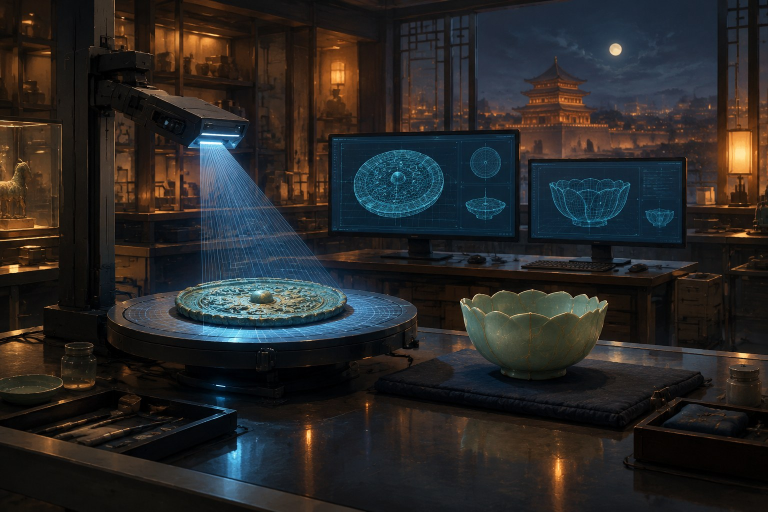
#> input picture assets/images/lab.jpg, 1536 x 1024 px (shown at 1/2 size)
$ python build_prologue_assets.py
#> lines starting #> are read from the running program, lines starting #| are printed output that depends on the picture; after the words box and inside, x2 and y2 are one past the last pixel; in counts of white or black regions, pixels touching at a corner belong together
"""Reuse the restoration game's four fragment shapes in the opening laboratory.

The original lab painting contains an intact bowl. Remove those four pieces from
the painting, reconstruct the space behind them, and expose a thin ceramic edge.
The original painting and the restored epilogue remain available unchanged.
"""
from pathlib import Path

import cv2
import numpy as np
from PIL import Image, ImageDraw, ImageFilter

ROOT = Path(__file__).resolve().parents[1]
ART = ROOT / "assets/images"
original = Image.open(ART / "lab.jpg").convert("RGB")
#> original is the input picture: PIL image 1536x1024 RGB; mean R, G, B 41.1, 39.6, 38.9
width, height = original.size
#> width = 1536; height = 1024
scale = width / 1536
#> scale = 1

# Coordinates are authored against the original 1536 x 1024 painting.
def poly_mask(points):
    image = Image.new("L", original.size)
#> image: PIL image 1536x1024 L; every value is 0
    ImageDraw.Draw(image).polygon([(x * scale, y * scale) for x, y in points], fill=255)
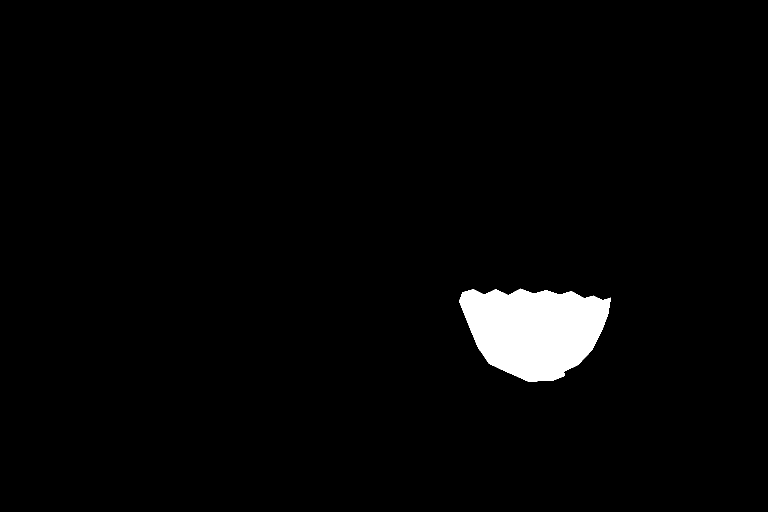
#> image: PIL image 1536x1024 L (shown at 1/2 size); 2.6% white; 1 white region, box (x1, y1, x2, y2) and area: (918, 577, 1222, 764) 40633
    return image


silhouette = poly_mask([
    (918, 602), (925, 584), (946, 578), (968, 589), (991, 578),
    (1016, 590), (1041, 577), (1067, 587), (1092, 580), (1119, 589),
    (1142, 582), (1168, 596), (1186, 591), (1205, 600), (1221, 595),
    (1215, 630), (1202, 663), (1184, 699), (1156, 729), (1127, 743),
    (1129, 751), (1107, 760), (1057, 763), (1035, 753), (1012, 743),
    (978, 727), (956, 695), (938, 652),
])
plate_mask = silhouette.filter(ImageFilter.MaxFilter(15))
#> plate_mask: PIL image 1536x1024 L; 3.1% white; 1 white region, box (x1, y1, x2, y2) and area: (911, 570, 1229, 771) 48279
source = np.asarray(original)
plate = cv2.inpaint(source, np.asarray(plate_mask), 15, cv2.INPAINT_TELEA)
holes = Image.new("L", original.size)
draw = ImageDraw.Draw(holes)
cuts = [
    [(914, 574), (991, 569), (995, 608), (982, 626), (991, 649), (966, 655), (939, 644), (927, 651), (909, 623)],
    [(1154, 576), (1234, 584), (1231, 644), (1203, 656), (1181, 646), (1168, 625), (1173, 606)],
    [(981, 665), (1007, 659), (1020, 671), (1031, 684), (1025, 704), (1031, 721), (1015, 733), (996, 717), (988, 695)],
    [(1043, 619), (1070, 610), (1099, 618), (1115, 637), (1106, 660), (1112, 678), (1090, 699), (1066, 693), (1045, 674), (1051, 650)],
]
for points in cuts:
    draw.polygon([(x * scale, y * scale) for x, y in points], fill=255)
hole = (np.asarray(holes) > 0) & (np.asarray(silhouette) > 0)
#> hole: shape (1024, 1536) bool; 0.9% white; 4 white regions, box (x1, y1, x2, y2) and area: (1043, 610, 1116, 700) 4780, (918, 578, 996, 656) 4415, (981, 659, 1032, 734) 2467, (1166, 591, 1222, 657) 2446
damaged = source.copy()
damaged[hole] = plate[hole]
#> damaged: shape (1024, 1536, 3); 0.9% of pixels changed, all inside (x1, y1, x2, y2) = (918, 578, 1222, 734)
edge = (
    np.asarray(Image.fromarray(hole.astype("uint8") * 255).filter(ImageFilter.MaxFilter(3))) > 0
) & ~hole & (np.asarray(silhouette) > 0)
#> edge: shape (1024, 1536) bool; 0.06% white in thin lines or dots, all inside (x1, y1, x2, y2) = (936, 579, 1206, 735)
damaged[edge] = (source[edge] * 0.25 + np.array([190, 166, 123]) * 0.75).astype("uint8")
#> damaged: shape (1024, 1536, 3); mean R, G, B 40.7, 39.2, 38.5

# A transparent dossier model uses exactly the same four holes as the finale.
model = np.asarray(Image.open(ART / "bowl_broken.png").convert("RGBA")).copy()
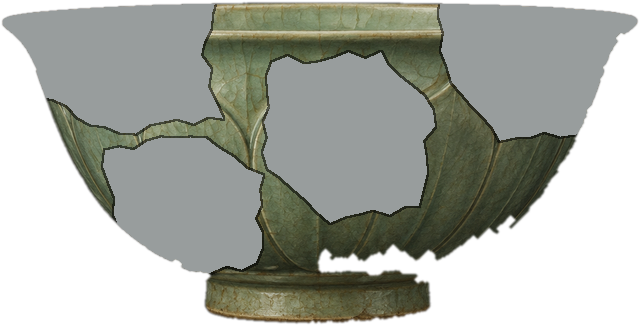
#> input picture assets/images/bowl_broken.png, 640 x 326 px
#> model is the input picture: shape (326, 640, 4); mean R, G, B, A 33, 38.6, 30.1, 114.8
model[model[..., 3] == 110, 3] = 0
Image.fromarray(model).save(ART / "bowl_damaged.png")

# The right-hand monitor must show the same incomplete model, not an intact bowl.
monitor = Image.fromarray(damaged).convert("RGBA")
screen_box = tuple(round(value * scale) for value in (1085, 348, 1301, 469))
#> screen_box = (1085, 348, 1301, 469)
screen_rgb = np.asarray(monitor.crop(screen_box).convert("RGB"))
channels = screen_rgb.astype(float)
old_wire = ((channels[..., 1] > channels[..., 0] * 1.3)
            & (channels[..., 2] > channels[..., 0] * 1.4)
            & (channels[..., 1] > 45)).astype("uint8") * 255
#> old_wire: shape (121, 216); 41.9% white; 114 white regions (104 under 20 px), largest, box (x1, y1, x2, y2) and area: (7, 8, 176, 117) 9833, (201, 0, 216, 28) 260, (198, 71, 216, 97) 199
old_wire = cv2.dilate(old_wire, np.ones((3, 3), dtype="uint8"))
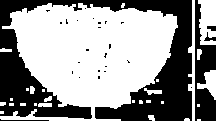
#> old_wire: shape (121, 216); 58.8% white; 27 black regions (22 under 20 px), largest, box (x1, y1, x2, y2) and area: (0, 0, 192, 121) 9092, (195, 0, 216, 121) 1474, (0, 119, 49, 121) 50, (204, 32, 216, 41) 43, (207, 26, 216, 31) 37
screen = Image.fromarray(cv2.inpaint(screen_rgb, old_wire, 3, cv2.INPAINT_TELEA)).convert("RGBA")
model_mask = model[..., 3] > 128
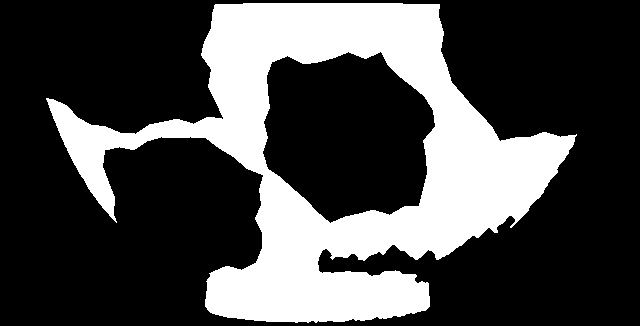
#> model_mask: shape (326, 640) bool; 28.8% white; 1 white region, box (x1, y1, x2, y2) and area: (46, 3, 577, 323) 60004
lines = np.zeros(model_mask.shape, dtype="uint8")
for y in range(0, lines.shape[0], 15):
    for x in range(lines.shape[1]):
        yy = int(y + 12 * np.sin(x / lines.shape[1] * np.pi))
        if yy < lines.shape[0]:
            lines[yy, x] = 155
#> lines: shape (326, 640); values 0 (black) and 155 (white), 6.7% white in thin lines or dots
for x in range(0, lines.shape[1], 22):
    lines[:, x:x + 1] = 155
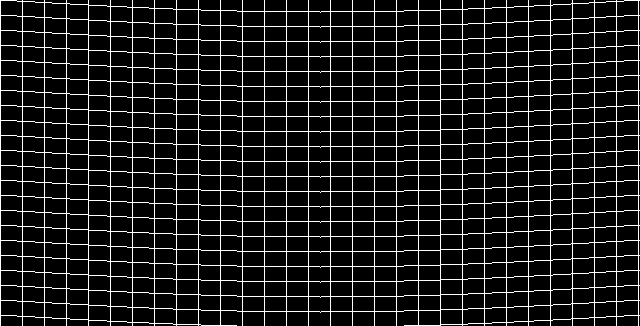
#> lines: shape (326, 640); values 0 (black) and 155 (white), 11% white in thin lines or dots
contours = cv2.Canny((model_mask * 255).astype("uint8"), 50, 150)
#> contours: shape (326, 640); 1.4% white in thin lines or dots, all inside (x1, y1, x2, y2) = (46, 2, 577, 323)
lines = np.maximum(lines * model_mask, contours)
wire = np.zeros(model.shape, dtype="uint8")
wire[..., :3] = [81, 174, 192]
wire[..., 3] = lines
wire_image = Image.fromarray(wire).resize((round(192 * scale), round(97 * scale)), Image.Resampling.LANCZOS)
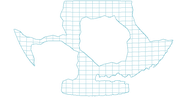
#> wire_image: PIL image 192x97 RGBA; mean R, G, B, A 21.8, 48.6, 53.8, 9.3; transparent parts drawn white
screen.alpha_composite(wire_image, (round(10 * scale), round(14 * scale)))
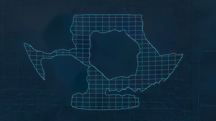
#> screen: PIL image 216x121 RGBA; mean R, G, B, A 17.2, 42.3, 60.1, 255
monitor.alpha_composite(screen, (round(1085 * scale), round(348 * scale)))
monitor.convert("RGB").save(ART / "lab_damaged.png")
print("Saved lab_damaged.png and bowl_damaged.png")
